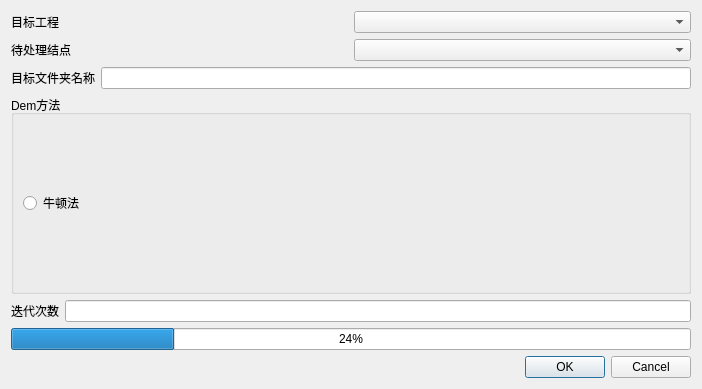
<?xml version="1.0" encoding="UTF-8"?>
<ui version="4.0">
 <class>Dem_ui</class>
 <widget class="QWidget" name="Dem_ui">
  <property name="geometry">
   <rect>
    <x>0</x>
    <y>0</y>
    <width>702</width>
    <height>389</height>
   </rect>
  </property>
  <property name="windowTitle">
   <string>高程反演</string>
  </property>
  <property name="windowIcon">
   <iconset resource="../resources/SatExplorer.qrc">
    <normaloff>:/SatExplorer/icon/InSARapp.ico</normaloff>:/SatExplorer/icon/InSARapp.ico</iconset>
  </property>
  <layout class="QVBoxLayout" name="verticalLayout">
   <item>
    <layout class="QHBoxLayout" name="horizontalLayout_2">
     <item>
      <widget class="QLabel" name="projectlabel">
       <property name="text">
        <string>目标工程</string>
       </property>
      </widget>
     </item>
     <item>
      <widget class="QComboBox" name="comboBox"/>
     </item>
    </layout>
   </item>
   <item>
    <layout class="QHBoxLayout" name="horizontalLayout">
     <item>
      <widget class="QLabel" name="Inputlabel_2">
       <property name="text">
        <string>待处理结点</string>
       </property>
      </widget>
     </item>
     <item>
      <widget class="QComboBox" name="comboBox_2"/>
     </item>
    </layout>
   </item>
   <item>
    <layout class="QHBoxLayout" name="horizontalLayout_4">
     <item>
      <widget class="QLabel" name="label">
       <property name="text">
        <string>目标文件夹名称</string>
       </property>
      </widget>
     </item>
     <item>
      <widget class="QLineEdit" name="file_name"/>
     </item>
    </layout>
   </item>
   <item>
    <widget class="QGroupBox" name="DemTypegroupBox">
     <property name="minimumSize">
      <size>
       <width>600</width>
       <height>100</height>
      </size>
     </property>
     <property name="title">
      <string>Dem方法</string>
     </property>
     <layout class="QHBoxLayout" name="horizontalLayout_5">
      <item>
       <widget class="QRadioButton" name="NewtonButton">
        <property name="text">
         <string>牛顿法</string>
        </property>
       </widget>
      </item>
     </layout>
    </widget>
   </item>
   <item>
    <layout class="QHBoxLayout" name="horizontalLayout_3">
     <item>
      <widget class="QLabel" name="times_label">
       <property name="text">
        <string>迭代次数</string>
       </property>
      </widget>
     </item>
     <item>
      <widget class="QLineEdit" name="times"/>
     </item>
    </layout>
   </item>
   <item>
    <widget class="QProgressBar" name="progressBar">
     <property name="minimumSize">
      <size>
       <width>0</width>
       <height>0</height>
      </size>
     </property>
     <property name="value">
      <number>24</number>
     </property>
    </widget>
   </item>
   <item>
    <widget class="QDialogButtonBox" name="buttonBox">
     <property name="standardButtons">
      <set>QDialogButtonBox::Cancel|QDialogButtonBox::Ok</set>
     </property>
    </widget>
   </item>
  </layout>
 </widget>
 <resources>
  <include location="../resources/SatExplorer.qrc"/>
 </resources>
 <connections/>
</ui>
